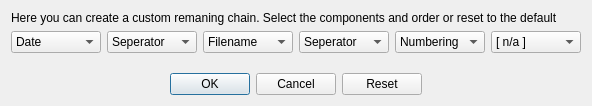
<?xml version="1.0" encoding="UTF-8"?>
<ui version="4.0">
 <class>Dialog</class>
 <widget class="QDialog" name="Dialog">
  <property name="geometry">
   <rect>
    <x>0</x>
    <y>0</y>
    <width>560</width>
    <height>106</height>
   </rect>
  </property>
  <property name="windowTitle">
   <string>Dialog</string>
  </property>
  <layout class="QVBoxLayout" name="verticalLayout_2">
   <item>
    <layout class="QVBoxLayout" name="verticalLayout">
     <item>
      <widget class="QLabel" name="label">
       <property name="text">
        <string>Here you can create a custom remaning chain. Select the components and order or reset to the default</string>
       </property>
      </widget>
     </item>
     <item>
      <layout class="QHBoxLayout" name="horizontalLayout">
       <item>
        <widget class="QComboBox" name="comboBox">
         <item>
          <property name="text">
           <string>Date</string>
          </property>
         </item>
         <item>
          <property name="text">
           <string>Date</string>
          </property>
         </item>
         <item>
          <property name="text">
           <string>Separator</string>
          </property>
         </item>
         <item>
          <property name="text">
           <string>Filename</string>
          </property>
         </item>
         <item>
          <property name="text">
           <string>Numbering</string>
          </property>
         </item>
         <item>
          <property name="text">
           <string>Regex</string>
          </property>
         </item>
         <item>
          <property name="text">
           <string>[n/a]</string>
          </property>
         </item>
        </widget>
       </item>
       <item>
        <widget class="QComboBox" name="comboBox_2">
         <item>
          <property name="text">
           <string>Seperator</string>
          </property>
         </item>
         <item>
          <property name="text">
           <string>Date</string>
          </property>
         </item>
         <item>
          <property name="text">
           <string>Filename</string>
          </property>
         </item>
         <item>
          <property name="text">
           <string>Numbering</string>
          </property>
         </item>
         <item>
          <property name="text">
           <string>Regex</string>
          </property>
         </item>
         <item>
          <property name="text">
           <string>[ n/a ]</string>
          </property>
         </item>
        </widget>
       </item>
       <item>
        <widget class="QComboBox" name="comboBox_3">
         <item>
          <property name="text">
           <string>Filename</string>
          </property>
         </item>
         <item>
          <property name="text">
           <string>Seperator</string>
          </property>
         </item>
         <item>
          <property name="text">
           <string>Date</string>
          </property>
         </item>
         <item>
          <property name="text">
           <string>Numbering</string>
          </property>
         </item>
         <item>
          <property name="text">
           <string>Regex</string>
          </property>
         </item>
         <item>
          <property name="text">
           <string>[ n/a ]</string>
          </property>
         </item>
        </widget>
       </item>
       <item>
        <widget class="QComboBox" name="comboBox_4">
         <item>
          <property name="text">
           <string>Seperator</string>
          </property>
         </item>
         <item>
          <property name="text">
           <string>Date</string>
          </property>
         </item>
         <item>
          <property name="text">
           <string>Filename</string>
          </property>
         </item>
         <item>
          <property name="text">
           <string>Numbering</string>
          </property>
         </item>
         <item>
          <property name="text">
           <string>Regex</string>
          </property>
         </item>
         <item>
          <property name="text">
           <string>[ n/a ]</string>
          </property>
         </item>
        </widget>
       </item>
       <item>
        <widget class="QComboBox" name="comboBox_5">
         <item>
          <property name="text">
           <string>Numbering</string>
          </property>
         </item>
         <item>
          <property name="text">
           <string>Seperator</string>
          </property>
         </item>
         <item>
          <property name="text">
           <string>Date</string>
          </property>
         </item>
         <item>
          <property name="text">
           <string>Filename</string>
          </property>
         </item>
         <item>
          <property name="text">
           <string>Regex</string>
          </property>
         </item>
         <item>
          <property name="text">
           <string>[ n/a ]</string>
          </property>
         </item>
        </widget>
       </item>
       <item>
        <widget class="QComboBox" name="comboBox_6">
         <item>
          <property name="text">
           <string>[ n/a ]</string>
          </property>
         </item>
         <item>
          <property name="text">
           <string>Date</string>
          </property>
         </item>
         <item>
          <property name="text">
           <string>Seperator</string>
          </property>
         </item>
         <item>
          <property name="text">
           <string>Filename</string>
          </property>
         </item>
         <item>
          <property name="text">
           <string>Numbering</string>
          </property>
         </item>
        </widget>
       </item>
      </layout>
     </item>
     <item>
      <spacer name="verticalSpacer">
       <property name="orientation">
        <enum>Qt::Orientation::Vertical</enum>
       </property>
       <property name="sizeHint" stdset="0">
        <size>
         <width>20</width>
         <height>40</height>
        </size>
       </property>
      </spacer>
     </item>
     <item>
      <layout class="QHBoxLayout" name="horizontalLayout_2">
       <item>
        <spacer name="horizontalSpacer_2">
         <property name="orientation">
          <enum>Qt::Orientation::Horizontal</enum>
         </property>
         <property name="sizeHint" stdset="0">
          <size>
           <width>40</width>
           <height>20</height>
          </size>
         </property>
        </spacer>
       </item>
       <item>
        <widget class="QPushButton" name="pushButton">
         <property name="text">
          <string>OK</string>
         </property>
        </widget>
       </item>
       <item>
        <widget class="QPushButton" name="pushButton_2">
         <property name="text">
          <string>Cancel</string>
         </property>
        </widget>
       </item>
       <item>
        <widget class="QPushButton" name="pushButton_3">
         <property name="text">
          <string>Reset</string>
         </property>
        </widget>
       </item>
       <item>
        <spacer name="horizontalSpacer_4">
         <property name="orientation">
          <enum>Qt::Orientation::Horizontal</enum>
         </property>
         <property name="sizeHint" stdset="0">
          <size>
           <width>40</width>
           <height>20</height>
          </size>
         </property>
        </spacer>
       </item>
      </layout>
     </item>
    </layout>
   </item>
  </layout>
 </widget>
 <resources/>
 <connections/>
</ui>
